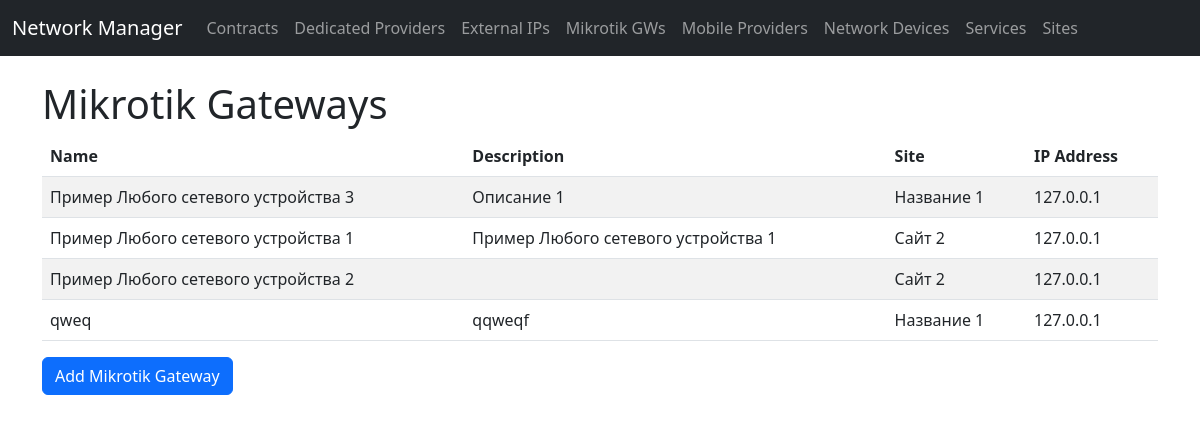
Page /mikrotik-gws/ on the committed database.
### network_manager/models.py (models this page shows, shortened)
class NetworkDevice(models.Model):
    name = models.CharField(max_length=255, verbose_name="Название")
    description = models.TextField(verbose_name="Описание", blank=True, null=True)
    site = models.ForeignKey(Site, on_delete=models.CASCADE, verbose_name="Расположение")
    ip_address = models.GenericIPAddressField(protocol='IPv4', verbose_name="IP Адрес")
    login = models.CharField(max_length=255, verbose_name="Логин")
    password = models.CharField(max_length=255, verbose_name="Пароль")

class MikrotikGW(NetworkDevice):
    loopback_ip = models.GenericIPAddressField(protocol='IPv4', verbose_name="IP адрес Loopback")
    ext_ip = models.GenericIPAddressField(protocol='IPv4', verbose_name="Внешний IP адрес")
    ext_gw = models.GenericIPAddressField(protocol='IPv4', verbose_name="Внешний GW")
    gre1 = models.GenericIPAddressField(protocol='IPv4', verbose_name="GRE1", blank=True, null=True)
    gre2 = models.GenericIPAddressField(protocol='IPv4', verbose_name="GRE2", blank=True, null=True)
    gre3 = models.GenericIPAddressField(protocol='IPv4', verbose_name="GRE3", blank=True, null=True)
    gre4 = models.GenericIPAddressField(protocol='IPv4', verbose_name="GRE4", blank=True, null=True)

class NetworkDevice(models.Model):
    name = models.CharField(max_length=255, verbose_name="Название")
    description = models.TextField(verbose_name="Описание", blank=True, null=True)
    site = models.ForeignKey(Site, on_delete=models.CASCADE, verbose_name="Расположение")
    ip_address = models.GenericIPAddressField(protocol='IPv4', verbose_name="IP Адрес")
    login = models.CharField(max_length=255, verbose_name="Логин")
    password = models.CharField(max_length=255, verbose_name="Пароль")

class Site(models.Model):
    name = models.CharField(max_length=255, verbose_name="Название")
    description = models.TextField(verbose_name="Описание", blank=True, null=True)
    address = models.CharField(max_length=255, verbose_name="Адрес")
    td = models.CharField(max_length=255, verbose_name="Торговая дирекция, регион")
    legal_entity = models.CharField(max_length=255, verbose_name="Юридическое лицо")
    data_subnet = models.GenericIPAddressField(protocol='IPv4', verbose_name="Подсеть Data", blank=True, null=True)
    voice_subnet = models.GenericIPAddressField(protocol='IPv4', verbose_name="Подсеть Voice", blank=True, null=True)
    tech_subnet = models.GenericIPAddressField(protocol='IPv4', verbose_name="Подсеть Tech", blank=True, null=True)
    iot_subnet = models.GenericIPAddressField(protocol='IPv4', verbose_name="Подсеть IoT", blank=True, null=True)
    def __str__(self):
        return self.name

### network_manager/views.py (the view)
# urls.py: path('mikrotik-gws/', mikrotik_gws_list, name='mikrotik_gws_list'),
def mikrotik_gws_list(request):
    mikrotik_gws = MikrotikGW.objects.all()
    return render(request, 'network_manager/mikrotik_gws_list.html', {'mikrotik_gws': mikrotik_gws})

### network_manager/templates/network_manager/mikrotik_gws_list.html (shortened to what this page needs)
{% extends 'base.html' %}
{% block content %}
<h1>Mikrotik Gateways</h1>
<table class="table table-striped table-hover">
    <thead>
        <tr>
            <th>Name</th>
            <th>Description</th>
            <th>Site</th>
            <th>IP Address</th>
        </tr>
    </thead>
    <tbody>
        {% if mikrotik_gws %}
            {% for gw in mikrotik_gws %}
            <tr onclick="location.href='{% url 'edit_mikrotik_gw' gw.id %}'" style="cursor: pointer;">
                <td>{{ gw.name }}</td>
                <td>{{ gw.description }}</td>
                <td>{{ gw.site }}</td>
                <td>{{ gw.ip_address }}</td>
            </tr>
            {% endfor %}
        {% else %}
            <tr>
                <td colspan="4">No Mikrotik Gateways available.</td>
            </tr>
        {% endif %}
    </tbody>
</table>
<a href="{% url 'add_mikrotik_gw' %}" class="btn btn-primary">Add Mikrotik Gateway</a>
{% endblock %}

### rows in the picture
MikrotikGW: name "Пример Любого сетевого устройства 3", description "Описание 1", site "Название 1", ip_address "127.0.0.1"
MikrotikGW: name "Пример Любого сетевого устройства 1", description "Пример Любого сетевого устройства 1", site "Сайт 2", ip_address "127.0.0.1"
MikrotikGW: name "Пример Любого сетевого устройства 2", site "Сайт 2", ip_address "127.0.0.1"
MikrotikGW: name "qweq", description "qqweqf", site "Название 1", ip_address "127.0.0.1"
